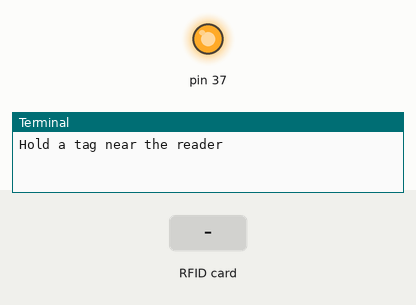
Recording of a program running on a simulated Raspberry Pi (header pin numbers). On the bench: output pins drawn as LEDs (lit = HIGH), the last lines printed to the terminal. Dashed ring = blinking. Inputs (shaded band) come from the test bench.

Above: at 1.2 s.
1.3 s: RFID card 5E 7A 19 C4 held to the reader
At 1.71 s:
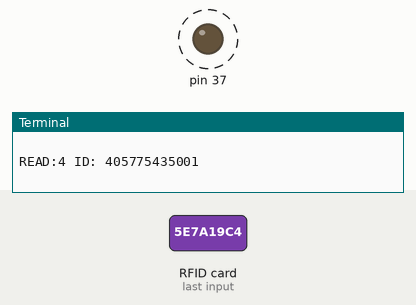
Timing chart, 0 to 4.3 s (numbered marks = the images above; inputs shaded):
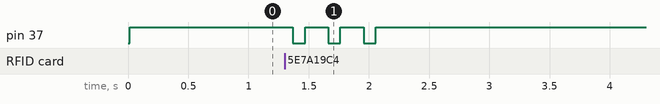

Measured:
- after the input at 1.3 s, pin 37: alternates HIGH for 0.19 s and LOW for 0.10 s, 6 changes in all, then stays HIGH, starting after 0.07 s

The program:

Read.py
```python
from time import sleep
import sys
from mfrc522 import SimpleMFRC522
import RPi.GPIO as GPIO
GPIO.setmode(GPIO.BOARD)
reader = SimpleMFRC522(0,3)
reader2= SimpleMFRC522(0,4)
reader3= SimpleMFRC522(0,5)
reader4= SimpleMFRC522(0,2)
GPIO.setup(37, GPIO.OUT)

#reader3= SimpleMFRC522(0,2)
#reader4= SimpleMFRC522(0,1)
try:
    while True:
        print("Hold a tag near the reader")
        GPIO.output(37, GPIO.HIGH)
        sleep(0.1)
        reader.READER.MFRC522_Init();
        reader2.READER.MFRC522_Init();
        reader3.READER.MFRC522_Init();
        reader4.READER.MFRC522_Init();

        id = reader.read_id()
        if id:
            print("READ:1 ID: %s\n" % (id))
        id2 = reader2.read_id()
        if id2:
            print("READ:2 ID: %s\n" % (id2))
        id3 = reader3.read_id()
        if id3:
            print("READ:3 ID: %s\n" % (id3))
        id4 = reader4.read_id()
        if id4:
            print("READ:4 ID: %s\n" % (id4))
        GPIO.output(37, GPIO.LOW)
        sleep(0.1)
# id4, text4 = reader4.read()
# print("ID: %s\nText: %s" % (id4,text4))
except KeyboardInterrupt:
    GPIO.cleanup()
    raise
```
